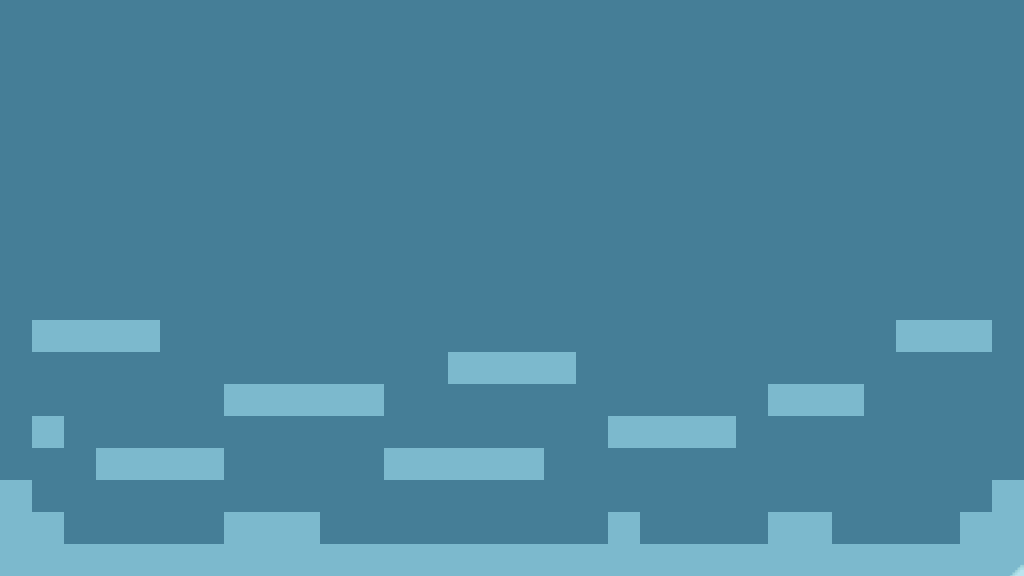

This is a level from a 2D game, rendered from its Tiled map with the project's own tilesets. A one-line summary and the map file follow, with tile-layer data summarised:
An orthogonal 32x18 tile map with 32x32 px tiles, 1 tile layer (floor), 1 image layer.

<map version="1.0" orientation="orthogonal" renderorder="right-down" width="32" height="18" tilewidth="32" tileheight="32" nextobjectid="117">
 <tileset firstgid="1" name="Blue Block" tilewidth="32" tileheight="32">
  <image source="block.jpg" width="32" height="32" />
  <terraintypes>
   <terrain name="Floor" tile="-1" />
  </terraintypes>
  <tile id="0" terrain="0,0,0,0">
   <properties>
    <property name="BodyType" value="StaticBody" />
    <property name="body" value="floor" />
    <property name="friction" value="0.8" />
    <property name="restitution" value="1" />
    <property name="tileType" value="Platform" />
   </properties>
  </tile>
 </tileset>
 <imagelayer name="Background" y="-480">
  <image source="SMW Background.gif" />
 </imagelayer>
 <layer name="floor" width="32" height="18" opacity="0.65">
  <properties>
   <property name="BodyType" value="StaticBody" />
   <property name="body" value="floor" />
   <property name="friction" value="0.8" />
  </properties>
  <data>[576 cells, 77 non-empty, 1 distinct tile ids]</data>
 </layer>
</map>
